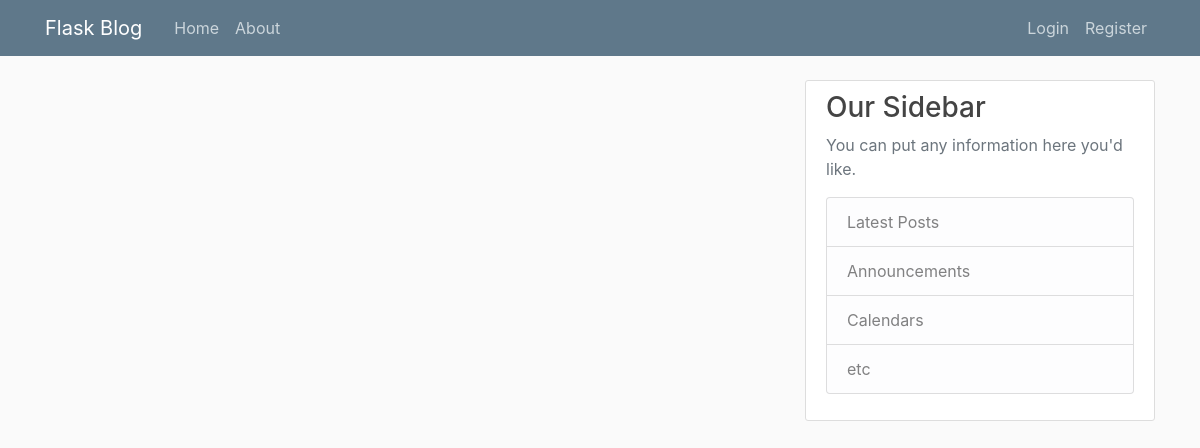
The app's page /home, older data.
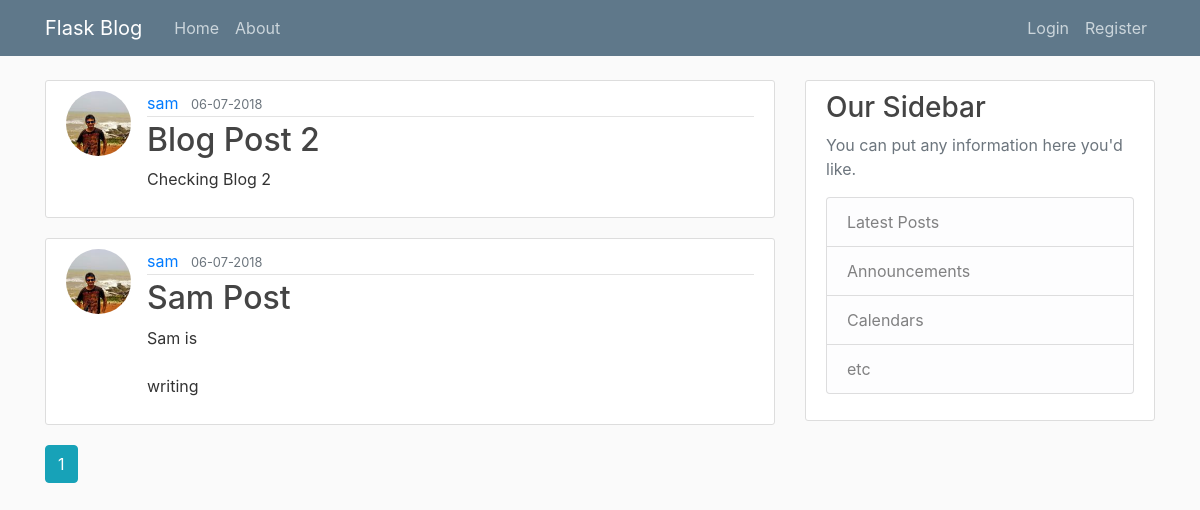
The same page, newer data.
### flaskblog/models.py (models this page shows, shortened)
class Post(db.Model):
	id = db.Column(db.Integer, primary_key=True)
	title = db.Column(db.String(100), nullable = False)
	date_posted = db.Column(db.DateTime, nullable = False, default = datetime.utcnow)
	content = db.Column(db.Text, nullable = False)
	user_id = db.Column(db.Integer, db.ForeignKey('user.id'), nullable = False)

class User(db.Model, UserMixin):
	id = db.Column(db.Integer, primary_key = True)
	username = db.Column(db.String(20), unique = True, nullable=False)
	email = db.Column(db.String(120), unique = True, nullable=False)
	image_file = db.Column(db.String(20), nullable = False, default = 'default.jpg')
	password = db.Column(db.String(60), nullable = False)
	posts = db.relationship('Post', backref = 'author', lazy = True)

### flaskblog/routes.py (the view)
@app.route("/")
@app.route("/home")
def home():
	page = request.args.get('page', 1, type = int)
	posts = Post.query.order_by(Post.date_posted.desc()).paginate(page = page, per_page = 5)
	return render_template('home.html', posts=posts)

### flaskblog/templates/home.html
{% extends 'layout.html' %}
{% block content %}
	{% for post in posts.items %}
		<article class="media content-section">
      <img class="rounded-circle article-img" src="{{ url_for('static', filename = 'profile_pics/' + post.author.image_file )}}">
      <div class="media-body">
        <div class="article-metadata">
          <a class="mr-2" href="#">{{ post.author.username }}</a>
          <small class="text-muted">{{ post.date_posted.strftime('%d-%m-%Y') }}</small>
        </div>
        <h2><a class="article-title" href="{{ url_for('post', post_id = post.id) }}">{{ post.title }}</a></h2>
        <p class="article-content">{{ post.content }}</p>
      </div>
    </article>
	{% endfor %}
  {% for page_num in posts.iter_pages(left_edge = 1, right_edge = 1, left_current = 1, right_current = 2) %}
    {% if page_num %}
      {% if posts.page == page_num %}
        <a class="btn btn-info mb-4" href="{{ url_for('home', page = page_num) }}">{{ page_num }}</a>
      {% else %}
        <a class="btn btn-outline-info mb-4" href="{{ url_for('home', page = page_num) }}">{{ page_num }}</a>
      {% endif %}
    {% else %}
      ...
    {% endif %}
  {% endfor %}
{% endblock content %}

### flaskblog/templates/layout.html (shortened to what this page needs)
<!DOCTYPE html>
<html>
<head>
    <link rel="stylesheet" href="https://maxcdn.bootstrapcdn.com/bootstrap/4.0.0/css/bootstrap.min.css">
    <link rel="stylesheet" type="text/css" href="{{ url_for('static', filename='main.css') }}">
</head>
<body>
	<header class="site-header">
      <nav class="navbar navbar-expand-md navbar-dark bg-steel fixed-top">
        <div class="container">
          <a class="navbar-brand mr-4" href="/">Flask Blog</a>
          <div class="collapse navbar-collapse" id="navbarToggle">
            <div class="navbar-nav mr-auto">
              <a class="nav-item nav-link" href="{{ url_for('home') }}">Home</a>
              <a class="nav-item nav-link" href="{{ url_for('about') }}">About</a>
            </div>
            <div class="navbar-nav">
              {% if current_user.is_authenticated %}
                <a class="nav-item nav-link" href="{{ url_for('new_post') }}">New Post</a>
                <a class="nav-item nav-link" href="{{ url_for('account') }}">Account</a>
                <a class="nav-item nav-link" href="{{ url_for('logout') }}">Logout</a>
              {% else %}
                <a class="nav-item nav-link" href="{{ url_for('login') }}">Login</a>
                <a class="nav-item nav-link" href="{{ url_for('register') }}">Register</a>
              {% endif %}
            </div>
          </div>
        </div>
      </nav>
    </header>
	<main role="main" class="container">
      <div class="row">
        <div class="col-md-8">
        	{% block content %}{% endblock %}
        </div>
        <div class="col-md-4">
          <div class="content-section">
            <h3>Our Sidebar</h3>
            <p class='text-muted'>You can put any information here you'd like.
              <ul class="list-group">
                <li class="list-group-item list-group-item-light">Latest Posts</li>
                <li class="list-group-item list-group-item-light">Announcements</li>
                <li class="list-group-item list-group-item-light">Calendars</li>
                <li class="list-group-item list-group-item-light">etc</li>
              </ul>
            </p>
          </div>
        </div>
      </div>
    </main>
</body>
</html>

### flaskblog/static/main.css (style rules this page uses)
body { background: #fafafa; color: #333333; margin-top: 5rem; }
h1, h2, h3, h4, h5, h6 { color: #444444; }
.bg-steel { background-color: #5f788a; }
.site-header .navbar-nav .nav-link { color: #cbd5db; }
.content-section { background: #ffffff; padding: 10px 20px; border: 1px solid #dddddd; border-radius: 3px; margin-bottom: 20px; }
.article-title { color: #444444; }
.article-content { white-space: pre-line; }
.article-img { height: 65px; width: 65px; margin-right: 16px; }
.article-metadata { padding-bottom: 1px; margin-bottom: 4px; border-bottom: 1px solid #e3e3e3 }

Row changes from the older to the newer data that the page shows:
added Post: image_file (picture), author.username "sam", date_posted "06-07-2018", title "Blog Post 2", content "Checking Blog 2"
added Post: image_file (picture), author.username "sam", date_posted "06-07-2018", title "Sam Post", content "Sam is writing"
Text that changed along with them:
new list line: "1"
